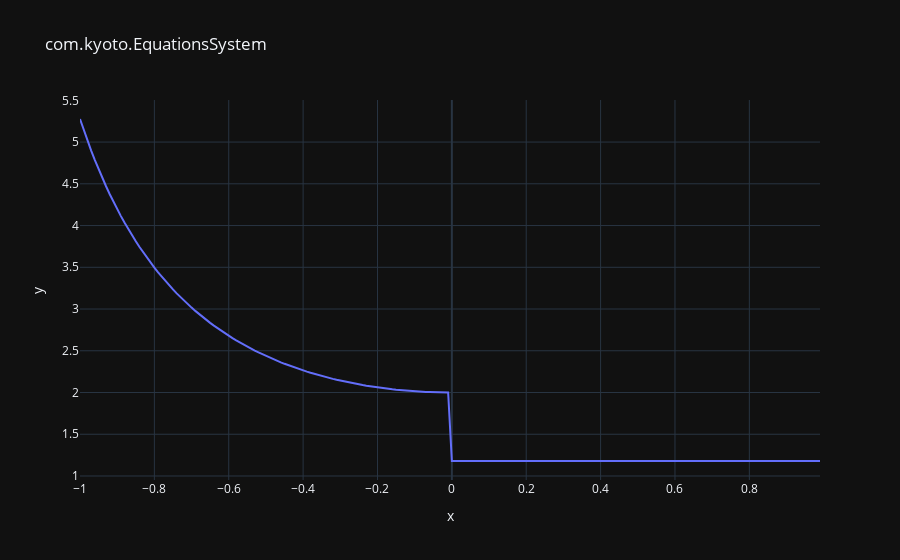
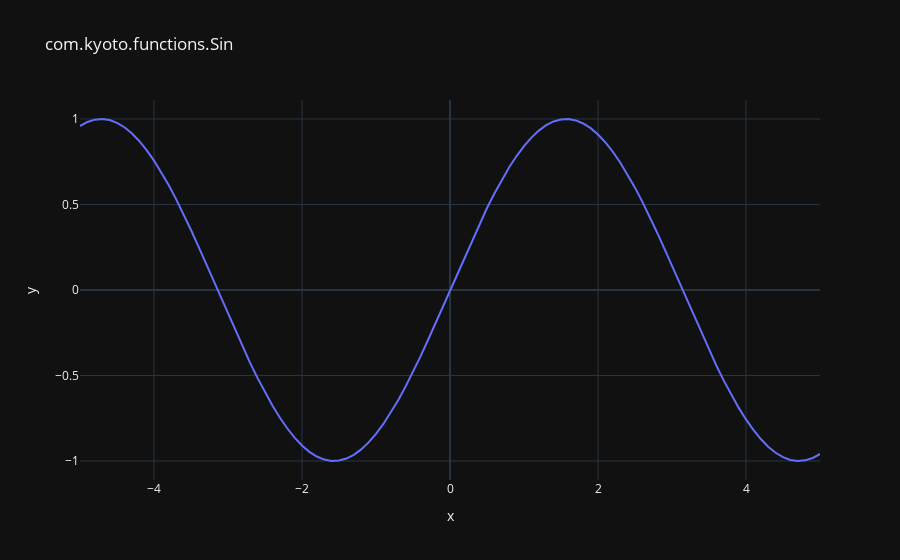
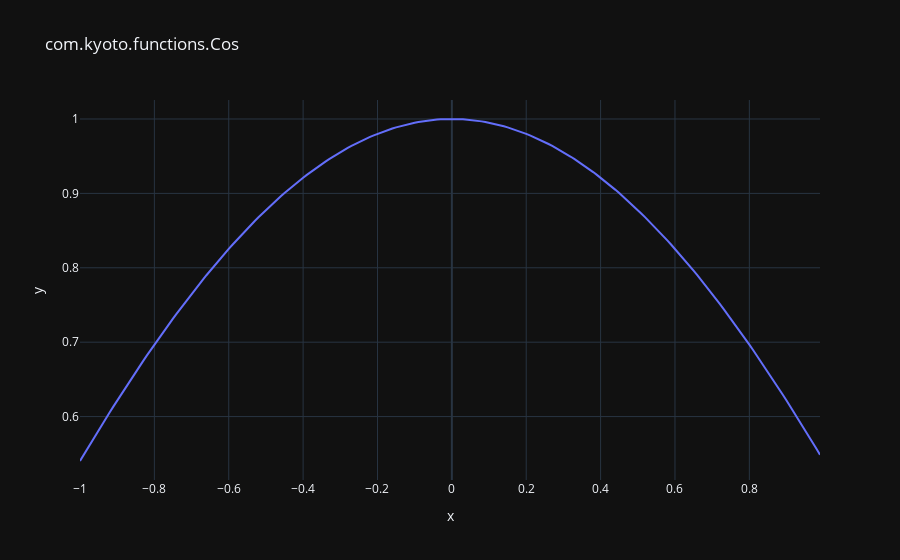
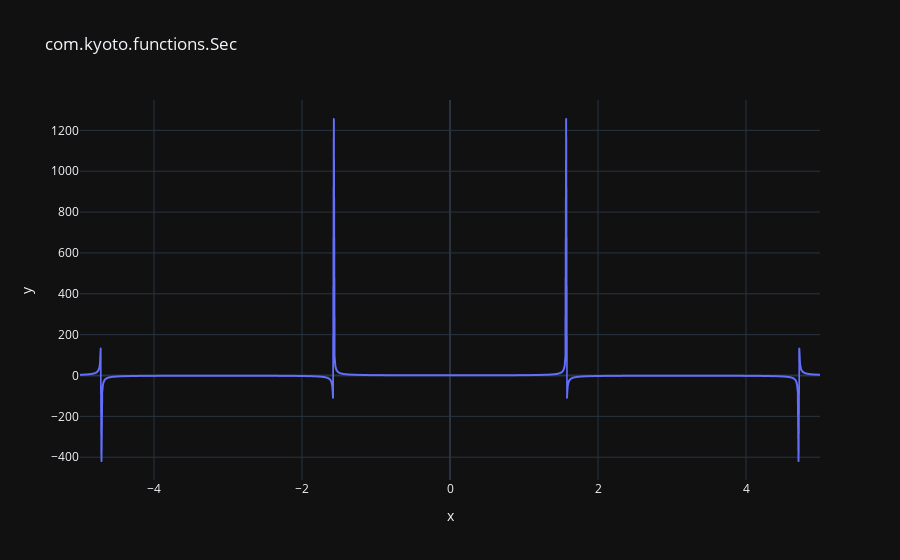

The cell these charts' notebook holds for them, in order:
### Code cell
NAMES = ["com.kyoto.EquationsSystem", "com.kyoto.functions.Sin", "com.kyoto.functions.Cos", "com.kyoto.functions.Sec", "com.kyoto.functions.Ln", ]

# NAMES.append("neg")

for NAME in NAMES:
    df = pd.read_csv(f"{NAME}.csv")
    fig = px.line(x=df['x'], y=df['y'], title=NAME)
    fig.write_html(f"plots/{NAME}.html")
    fig.show()

### Figure 1 — Plotly figure (JSON) as saved in the notebook; plotly's stock layout.template omitted (floating-point values rounded to 4 significant figures; data arrays with more than 128 entries replaced by an {"elided": "..."} marker saying what was removed)
{"data": [{"hovertemplate": "x=%{x}<br>y=%{y}<extra></extra>", "legendgroup": "", "line": {"color": "#636efa", "dash": "solid"}, "marker": {"symbol": "circle"}, "mode": "lines", "name": "", "orientation": "v", "showlegend": false, "x": {"elided": "200 float values"}, "xaxis": "x", "y": {"elided": "200 float values"}, "yaxis": "y", "type": "scatter"}], "layout": {"xaxis": {"anchor": "y", "domain": [0.0, 1.0], "title": {"text": "x"}}, "yaxis": {"anchor": "x", "domain": [0.0, 1.0], "title": {"text": "y"}}, "legend": {"tracegroupgap": 0}, "title": {"text": "com.kyoto.EquationsSystem"}}}

### Figure 2 — Plotly figure (JSON) as saved in the notebook; plotly's stock layout.template omitted (floating-point values rounded to 4 significant figures)
{"data": [{"hovertemplate": "x=%{x}<br>y=%{y}<extra></extra>", "legendgroup": "", "line": {"color": "#636efa", "dash": "solid"}, "marker": {"symbol": "circle"}, "mode": "lines", "name": "", "orientation": "v", "showlegend": false, "x": [-5.0, -4.9, -4.8, -4.7, -4.6, -4.5, -4.4, -4.3, -4.2, -4.1, -4.0, -3.9, -3.8, -3.7, -3.6, -3.5, -3.4, -3.3, -3.2, -3.1, -3.0, -2.9, -2.8, -2.7, -2.6, -2.5, -2.4, -2.3, -2.2, -2.1, -2.0, -1.9, -1.8, -1.7, -1.6, -1.5, -1.4, -1.3, -1.2, -1.1, -1.0, -0.9, -0.8, -0.7, -0.6, -0.5, -0.4, -0.3, -0.2, -0.1, -0.0, 0.1, 0.2, 0.3, 0.4, 0.5, 0.6, 0.7, 0.8, 0.9, 1.0, 1.1, 1.2, 1.3, 1.4, 1.5, 1.6, 1.7, 1.8, 1.9, 2.0, 2.1, 2.2, 2.3, 2.4, 2.5, 2.6, 2.7, 2.8, 2.9, 3.0, 3.1, 3.2, 3.3, 3.4, 3.5, 3.6, 3.7, 3.8, 3.9, 4.0, 4.1, 4.2, 4.3, 4.4, 4.5, 4.6, 4.7, 4.8, 4.9, 5.0], "xaxis": "x", "y": [0.9589, 0.9825, 0.9962, 0.9999, 0.9937, 0.9775, 0.9516, 0.9162, 0.8716, 0.8183, 0.7568, 0.6878, 0.6119, 0.5298, 0.4425, 0.3508, 0.2555, 0.1577, 0.05837, -0.04158, -0.1411, -0.2392, -0.335, -0.4274, -0.5155, -0.5985, -0.6755, -0.7457, -0.8085, -0.8632, -0.9093, -0.9463, -0.9738, -0.9917, -0.9996, -0.9975, -0.9855, -0.9636, -0.932, -0.8912, -0.8415, -0.7833, -0.7174, -0.6442, -0.5646, -0.4794, -0.3894, -0.2955, -0.1987, -0.09983, -0.0, 0.09983, 0.1987, 0.2955, 0.3894, 0.4794, 0.5646, 0.6442, 0.7174, 0.7833, 0.8415, 0.8912, 0.932, 0.9636, 0.9855, 0.9975, 0.9996, 0.9917, 0.9738, 0.9463, 0.9093, 0.8632, 0.8085, 0.7457, 0.6755, 0.5985, 0.5155, 0.4274, 0.335, 0.2392, 0.1411, 0.04158, -0.05837, -0.1577, -0.2555, -0.3508, -0.4425, -0.5298, -0.6119, -0.6878, -0.7568, -0.8183, -0.8716, -0.9162, -0.9516, -0.9775, -0.9937, -0.9999, -0.9962, -0.9825, -0.9589], "yaxis": "y", "type": "scatter"}], "layout": {"xaxis": {"anchor": "y", "domain": [0.0, 1.0], "title": {"text": "x"}}, "yaxis": {"anchor": "x", "domain": [0.0, 1.0], "title": {"text": "y"}}, "legend": {"tracegroupgap": 0}, "title": {"text": "com.kyoto.functions.Sin"}}}

### Figure 3 — Plotly figure (JSON) as saved in the notebook; plotly's stock layout.template omitted (floating-point values rounded to 4 significant figures; data arrays with more than 128 entries replaced by an {"elided": "..."} marker saying what was removed)
{"data": [{"hovertemplate": "x=%{x}<br>y=%{y}<extra></extra>", "legendgroup": "", "line": {"color": "#636efa", "dash": "solid"}, "marker": {"symbol": "circle"}, "mode": "lines", "name": "", "orientation": "v", "showlegend": false, "x": {"elided": "200 float values"}, "xaxis": "x", "y": {"elided": "200 float values"}, "yaxis": "y", "type": "scatter"}], "layout": {"xaxis": {"anchor": "y", "domain": [0.0, 1.0], "title": {"text": "x"}}, "yaxis": {"anchor": "x", "domain": [0.0, 1.0], "title": {"text": "y"}}, "legend": {"tracegroupgap": 0}, "title": {"text": "com.kyoto.functions.Cos"}}}

### Figure 4 — Plotly figure (JSON) as saved in the notebook; plotly's stock layout.template omitted (floating-point values rounded to 4 significant figures; data arrays with more than 128 entries replaced by an {"elided": "..."} marker saying what was removed)
{"data": [{"hovertemplate": "x=%{x}<br>y=%{y}<extra></extra>", "legendgroup": "", "line": {"color": "#636efa", "dash": "solid"}, "marker": {"symbol": "circle"}, "mode": "lines", "name": "", "showlegend": false, "x": {"elided": "1001 float values"}, "xaxis": "x", "y": {"elided": "1001 float values"}, "yaxis": "y", "type": "scattergl"}], "layout": {"xaxis": {"anchor": "y", "domain": [0.0, 1.0], "title": {"text": "x"}}, "yaxis": {"anchor": "x", "domain": [0.0, 1.0], "title": {"text": "y"}}, "legend": {"tracegroupgap": 0}, "title": {"text": "com.kyoto.functions.Sec"}}}
